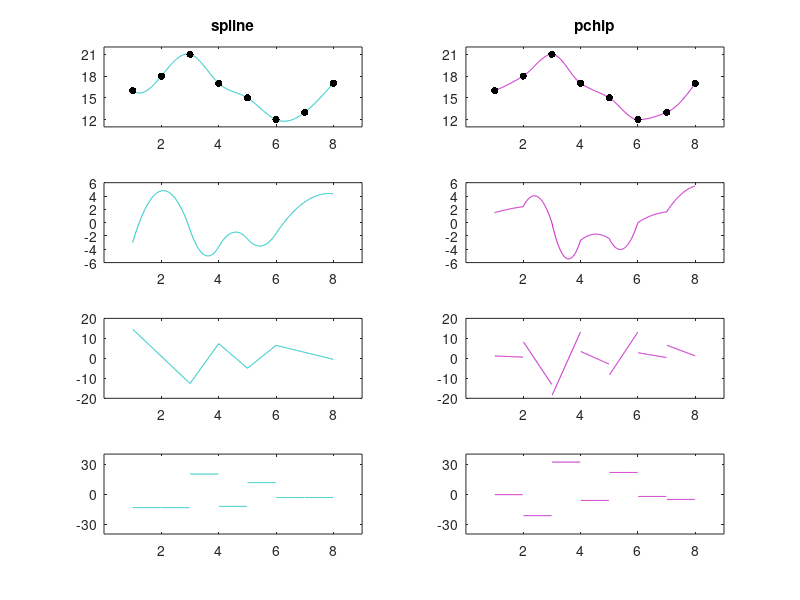

The MATLAB source for this figure:
clf
shg
dkcyan = [0 3/4 3/4];
dkmagenta = [3/4 0 3/4];

x = 1:8;
y = [16 18 21 17 15 12 13 17];
del = 1/128;
u = 1:del:8;
s = spline(x,y,u);
p = pchip(x,y,u);
t = u;

subplot(4,2,1)
h = plot(t,s,'-',x,y,'.');
axis([0 9 11 22])
set(h(2),'markersize',16,'color','k')
set(h(1),'color',dkcyan)
set(gca,'xtick',[2 4 6 8])
set(gca,'ytick',[12 15 18 21])
title('spline')

subplot(4,2,2)
h = plot(t,p,'-',x,y,'.');
axis([0 9 11 22])
set(h(2),'markersize',16,'color','k')
set(h(1),'color',dkmagenta)
set(gca,'xtick',[2 4 6 8])
set(gca,'ytick',[12 15 18 21])
title('pchip')

dp = diff(p)/del;
ds = diff(s)/del;
t(end) = [];

subplot(4,2,3)
set(plot(t,ds),'color',dkcyan)
axis([0 9 -6 6])
set(gca,'xtick',[2 4 6 8])

subplot(4,2,4)
set(plot(t,dp),'color',dkmagenta)
axis([0 9 -6 6])
set(gca,'xtick',[2 4 6 8])

d2p = diff(p,2)/del^2;
d2s = diff(s,2)/del^2;
t(1) = [];
k = find(t==round(t));
d2p(k) = NaN;

subplot(4,2,5)
set(plot(t,d2s),'color',dkcyan)
axis([0 9 -20 20])
set(gca,'xtick',[2 4 6 8])

subplot(4,2,6)
set(plot(t,d2p),'color',dkmagenta)
axis([0 9 -20 20])
set(gca,'xtick',[2 4 6 8])

d3p = diff(p,3)/del^3;
d3s = diff(s,3)/del^3;
t(end) = [];
d3p(k-1) = NaN;
d3p(k) = NaN;
d3s(k-1) = NaN;
d3s(k) = NaN;

subplot(4,2,7)
set(plot(t,d3s),'color',dkcyan)
axis([0 9 -40 40])
set(gca,'xtick',[2 4 6 8])
set(gca,'ytick',[-30 0 30])
subplot(4,2,7)

subplot(4,2,8)
set(plot(t,d3p),'color',dkmagenta)
axis([0 9 -40 40])
set(gca,'ytick',[-30 0 30])
set(gca,'xtick',[2 4 6 8])
